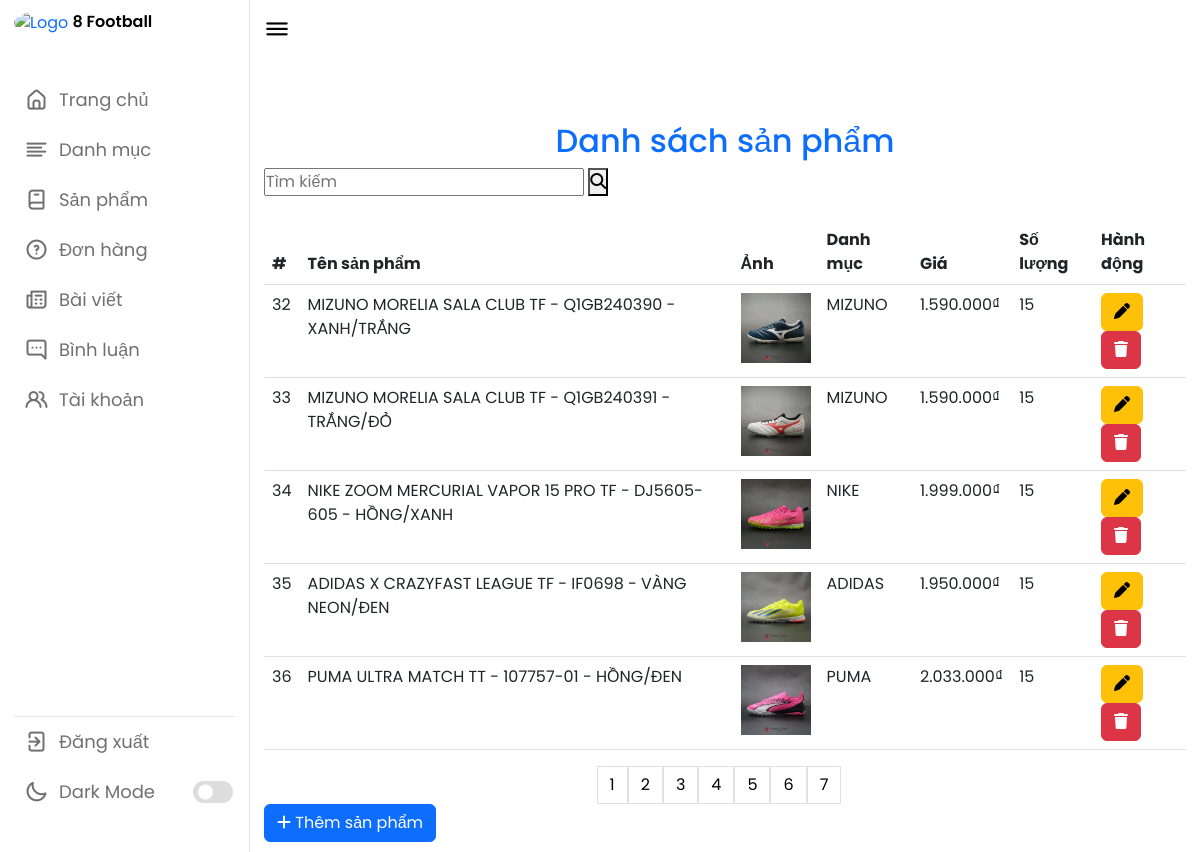
/admin/index.php?act=list-products, run on the app's committed database.
### tables this page shows
CREATE TABLE `sanpham` (
  `id_sp` int(11) NOT NULL,
  `id_dm` int(11) NOT NULL,
  `name_sp` varchar(255) NOT NULL,
  `price_sp` decimal(10,0) NOT NULL,
  `thongso` text NOT NULL,
  `desc_sp` text NOT NULL,
  `soluong` int(11) NOT NULL,
  `image_sp` varchar(255) NOT NULL,
  `luotban` int(11) NOT NULL,
  `matsan` tinyint(1) NOT NULL
);

CREATE TABLE `danhmuc` (
  `id_dm` int(11) NOT NULL,
  `name_dm` varchar(255) NOT NULL
);

### model/pdo.php (called while the page is built, shortened)
<?php
function pdo_get_connection()
{
    $dburl = "mysql:host=localhost;dbname=playmobile;charset=utf8";
    $username = 'root';
    $password = '';
    $conn = new PDO($dburl, $username, $password);
    $conn->setAttribute(PDO::ATTR_ERRMODE, PDO::ERRMODE_EXCEPTION);
    return $conn;
}
function pdo_query($sql)
{
    $sql_args = array_slice(func_get_args(), 1);
    try {
        $conn = pdo_get_connection();
        $stmt = $conn->prepare($sql);
        $stmt->execute($sql_args);
        $rows = $stmt->fetchAll();
        return $rows;
    } catch (PDOException $e) {
        throw $e;
    } finally {
        unset($conn);
    }
}

### admin/products/list.php (the view)
<br>
<br>
<br>
<br>
<h2 class="text-center text-primary mt-3">Danh sách sản phẩm</h2>
<form class="price-slider-amount" method="POST" action="?act=search">
   <div class="label-input">
      <input type="text" name="content" placeholder="Tìm kiếm" />
      <button class="filter-btn" name="search" type="submit"><i class="fa-solid fa-magnifying-glass"></i></button>
   </div>
</form>
<table class="table mt-4">
     <thead>
     <tr>
          <th scope="col">#</th>
          <th scope="col">Tên sản phẩm</th>
          <th scope="col">Ảnh</th>
          <th scope="col">Danh mục</th>
          <th scope="col">Giá</th>
          <th scope="col">Số lượng</th>
          <th scope="col">Hành động</th>
     </tr>
     </thead>
     <tbody>
        <?php
        foreach($list as $pro){
          $sua = "index.php?act=update-product&id_sp=".$pro['id_sp']."&id_dm=".$pro['id_dm'];
          $xoa = "index.php?act=delete-product&id_sp=".$pro['id_sp'];
          ?>
        <tr>
          <td scope="row"><?=$pro['id_sp']?></td>
          <td scope="row"><?=$pro['name_sp']?></td>
          <td scope="row"><img src="../img/<?=$pro['image_sp']?>" alt="Ảnh sản phẩm" width="70px"></td>
          <td scope="row"><?=$pro['name_dm']?></td>
          <td scope="row"><?=number_format((int)$pro['price_sp'], 0, ",", ".")?>₫</td>
          <td scope="row"><?=$pro['soluong']?></td>
          <td scope="row">
          <a href="<?=$sua?>"><button type="button" class="btn btn-warning" name="edit-category"><i class="fa-solid fa-pen"></i> </button></a>
              <a href="<?=$xoa?>"><button type="button" class="btn btn-danger" name="deletecate" onclick="return confirm('Những sản phẩm trong danh mục này cũng sẽ bị xóa, xác nhận ?')"><i class="fa-solid fa-trash fa-l"></i> </button></a>
          </td>
        </tr>
        <?php } ?>
     </tbody>
</table>
<div class="container mt-2 d-flex justify-content-center pagination" id="pagination">
               <?php
                  echo $hien_thi_so_trang;
               ?>
            </div>
<a href="index.php?act=add-product" class="btn btn-primary"> <i class="fa-solid fa-plus"></i> Thêm sản phẩm</a>

### admin/header.php (shortened to what this page needs)
<!DOCTYPE html>
<html lang="en">
<head>
    <link rel="stylesheet" href="../public/index.css">
    <link rel="stylesheet" href="https://unicons.iconscout.com/release/v4.0.0/css/line.css">
    <link href="https://cdn.jsdelivr.net/npm/bootstrap@5.2.1/dist/css/bootstrap.min.css" rel="stylesheet"
>
    <link rel="stylesheet" href="https://cdnjs.cloudflare.com/ajax/libs/font-awesome/6.4.2/css/all.min.css">
    <link href="https://cdn.quilljs.com/1.3.6/quill.snow.css" rel="stylesheet">
</head>
<body>
    <nav>
        <div class="logo-name">
            <div class="logo-image">
               <a href="../client/index.php" style="text-decoration: none;"> <img src="https://theme.hstatic.net/200000278317/1000929405/14/logo_medium.png?v=1170" alt="Logo" width="150px"> <span class="logo_name">8 Football</span></a>
            </div>
        </div>
        <div class="menu-items">
            <ul class="nav-links m-0 p-0">
                <li><a href="index.php">
                    <i class="uil uil-estate"></i>
                    <span class="link-name">Trang chủ</span>
                </a></li>
                <li><a href="?act=list-categories">
                    <i class="uil uil-align-left"></i>
                    <span class="link-name">Danh mục</span>
                </a></li>
                <li><a href="?act=list-products">
                    <i class="uil uil-book-alt"></i>
                    <span class="link-name">Sản phẩm</span>
                </a></li>
                <li><a href="?act=list-carts">
                    <i class="uil uil-question-circle"></i>
                    <span class="link-name">Đơn hàng</span>
                </a></li>
                <li><a href="?act=list-posts">
                    <i class="uil uil-newspaper"></i>
                    <span class="link-name">Bài viết</span>
                </a></li>
                <li><a href="?act=comments">
                    <i class="uil uil-comment-alt-dots"></i>
                    <span class="link-name">Bình luận</span>
                </a></li>
                <li><a href="?act=list-users">
                    <i class="uil uil-users-alt"></i>
                    <span class="link-name">Tài khoản</span>
                </a></li>
            </ul>
            <ul class="logout-mode m-0 p-0">
                <li><a href="#">
                    <i class="uil uil-signout"></i>
                    <span class="link-name">Đăng xuất</span>
                </a></li>
                <li class="mode">
                    <a href="#">
                        <i class="uil uil-moon"></i>
                    <span class="link-name">Dark Mode</span>
                </a>
                <div class="mode-toggle">
                    <span class="switch"></span>
                </div>
            </li>
            </ul>
        </div>
    </nav>
    <section class="dashboard">
        <div class="top">
            <i class="uil uil-bars sidebar-toggle"></i>
        </div>

### model/product.php (shortened to what this page needs)
<?php
require_once 'pdo.php';
function load(){
    $sql = "SELECT * FROM `sanpham`";
    $list = pdo_query($sql);
    return $list;
}
function loadAllProduct_admin($page, $soSp) {
    $batdau = ($page - 1) * $soSp;
    $sql = "SELECT sp.id_sp, sp.name_sp, sp.price_sp, sp.id_dm, sp.thongso, sp.desc_sp, sp.soluong, sp.image_sp, sp.luotban, sp.matsan, dm.name_dm  FROM `sanpham` as sp
    INNER JOIN `danhmuc` as dm
    ON sp.id_dm = dm.id_dm
    ORDER BY id_sp
    LIMIT ".$batdau.",".$soSp;
    $list = pdo_query($sql);
    return $list;
}
function hien_thi_so_trang($total,$soSp){
    $product = count($total);
    $number = ceil($product / $soSp);
    $html = "";
    for($i=1; $i <= $number; $i++){
        $html .= ' <a class="page-link text-black" href="index.php?act=list-products&page='.$i.'">'.$i.'</a>';
    }
    return $html;
}
?>

### admin/index.php (shortened to what this page needs)
<?php
require_once 'header.php';
require_once '../model/pdo.php';
require_once '../model/product.php';
require_once '../model/list.php';
if(isset($_GET['act'])) {
    $act = $_GET['act'];
    switch ($act) {
        case 'list-products':
            if(!isset($_GET['page'])){
                $page = 1;
            }
            else{
                $page = $_GET['page'];
            }
            $soSp = 5;
            $list = loadAllProduct_admin($page,$soSp);
            $total = load();
            $hien_thi_so_trang =   hien_thi_so_trang($total,$soSp);
            require_once '../admin/products/list.php';
            break;
    }
}
require_once 'footer.php';
?>

### admin/footer.php (shortened to what this page needs)
</body>
</html>

### public/index.css (style rules this page uses)
* { margin: 0; padding: 0; box-sizing: border-box; font-family: 'Poppins', sans-serif; }
:root { --primary-color: #0E4BF1; --panel-color: #FFF; --text-color: #000; --black-light-color: #707070; --border-color: #e6e5e5; --toggle-color: #DDD; --box1-color: #4DA3FF; --box2-color: #FFE6AC; --box3-color: #E7D1FC; --title-icon-color: #fff; --button-text-color: #3A3B3C; --button-hover-text-color: #FFF; --button-bg-color: #FFF; --tran-05: all 0.5s ease; --tran-03: all 0.3s ease; --tran-03: all 0.2s ease; }
body { min-height: 100vh; background-color: var(--primary-color); }
nav { position: fixed; top: 0; left: 0; height: 100%; width: 250px; padding: 10px 14px; background-color: var(--panel-color); border-right: 1px solid var(--border-color); transition: var(--tran-05); }
nav .logo-name { display: flex; align-items: center; }
nav .logo-image { display: flex; justify-content: center; min-width: 45px; }
nav .logo-image img { width: 40px; object-fit: cover; border-radius: 50%; }
nav .logo-name .logo_name { font-size: 16px; font-weight: 600; color: var(--text-color); margin-left: 0px; transition: var(--tran-05); }
nav .menu-items { margin-top: 40px; height: calc(100% - 90px); display: flex; flex-direction: column; justify-content: space-between; }
.menu-items li { list-style: none; }
.menu-items li a { display: flex; align-items: center; height: 50px; text-decoration: none; position: relative; }
.menu-items li a i { font-size: 24px; min-width: 45px; height: 100%; display: flex; align-items: center; justify-content: center; color: var(--black-light-color); }
.menu-items li a .link-name { font-size: 18px; font-weight: 400; color: var(--black-light-color); transition: var(--tran-05); }
.menu-items .logout-mode { padding-top: 10px; border-top: 1px solid var(--border-color); }
.menu-items .mode { display: flex; align-items: center; white-space: nowrap; }
.menu-items .mode-toggle { position: absolute; right: 14px; height: 50px; min-width: 45px; display: flex; align-items: center; justify-content: center; cursor: pointer; }
.mode-toggle .switch { position: relative; display: inline-block; height: 22px; width: 40px; border-radius: 25px; background-color: var(--toggle-color); }
.switch:before { content: ""; position: absolute; left: 5px; top: 50%; transform: translateY(-50%); height: 15px; width: 15px; background-color: var(--panel-color); border-radius: 50%; transition: var(--tran-03); }
.dashboard { position: relative; left: 250px; background-color: var(--panel-color); min-height: 100vh; width: calc(100% - 250px); padding: 10px 14px; transition: var(--tran-05); }
.dashboard .top { position: fixed; top: 0; left: 250px; display: flex; width: calc(100% - 250px); justify-content: space-between; align-items: center; padding: 10px 14px; background-color: var(--panel-color); transition: var(--tran-05); z-index: 10; }
.dashboard .top .sidebar-toggle { font-size: 26px; color: var(--text-color); cursor: pointer; }

### data on the page
sanpham: id_sp "32", name_sp "MIZUNO MORELIA SALA CLUB TF - Q1GB240390 - XANH/TRẮNG", image_sp (picture), id_dm.name_dm "MIZUNO", price_sp "1.590.000", soluong "15"
sanpham: id_sp "33", name_sp "MIZUNO MORELIA SALA CLUB TF - Q1GB240391 - TRẮNG/ĐỎ", image_sp (picture), id_dm.name_dm "MIZUNO", price_sp "1.590.000", soluong "15"
sanpham: id_sp "34", name_sp "NIKE ZOOM MERCURIAL VAPOR 15 PRO TF - DJ5605-605 - HỒNG/XANH", image_sp (picture), id_dm.name_dm "NIKE", price_sp "1.999.000", soluong "15"
sanpham: id_sp "35", name_sp "ADIDAS X CRAZYFAST LEAGUE TF - IF0698 - VÀNG NEON/ĐEN", image_sp (picture), id_dm.name_dm "ADIDAS", price_sp "1.950.000", soluong "15"
sanpham: id_sp "36", name_sp "PUMA ULTRA MATCH TT - 107757-01 - HỒNG/ĐEN", image_sp (picture), id_dm.name_dm "PUMA", price_sp "2.033.000", soluong "15"
